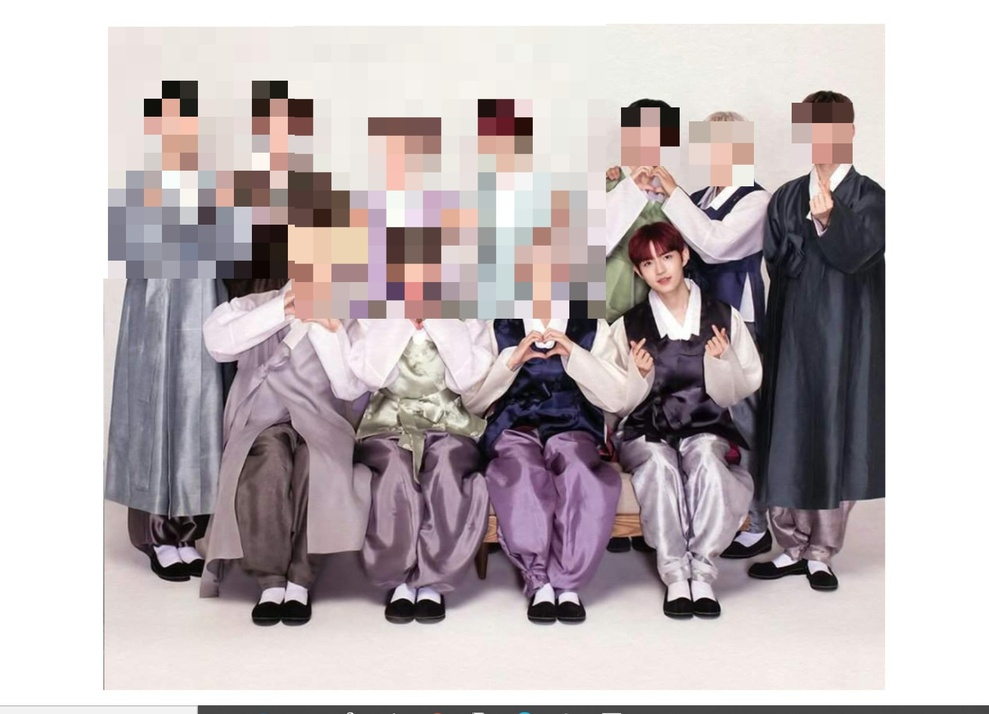
#> input picture 1.딥러닝과러닝머신/7/4.얼굴 인식/naa.JPG, 989 x 714 px, shrunk from 1704 x 1230 before the run, found by its file name
$ python facedectect.py
#> lines starting #> are read from the running program, lines starting #| are printed output that depends on the picture
#openCV는 이미지 처리, 구조 분석, 패턴 인식, 머신러닝을 활용한
#이미지와 동영상 처리 등의 다양한 기능을 지원
import cv2
import sys

#입력 파일 지정하기
image_file="naa.jpg"

#캐스케이드 파일의 경로 지정하기
cascade_file="/usr/share/opencv/haarcascades/haarcascade_frontalface_alt.xml"

#이미지 읽어들이기
image = cv2.imread(image_file)
#> image is the input picture: shape (714, 989, 3); mean B, G, R 183.1, 180.7, 189.6
#그레이스케일로 변환하기
image_gs = cv2.cvtColor(image,cv2.COLOR_BGR2GRAY)
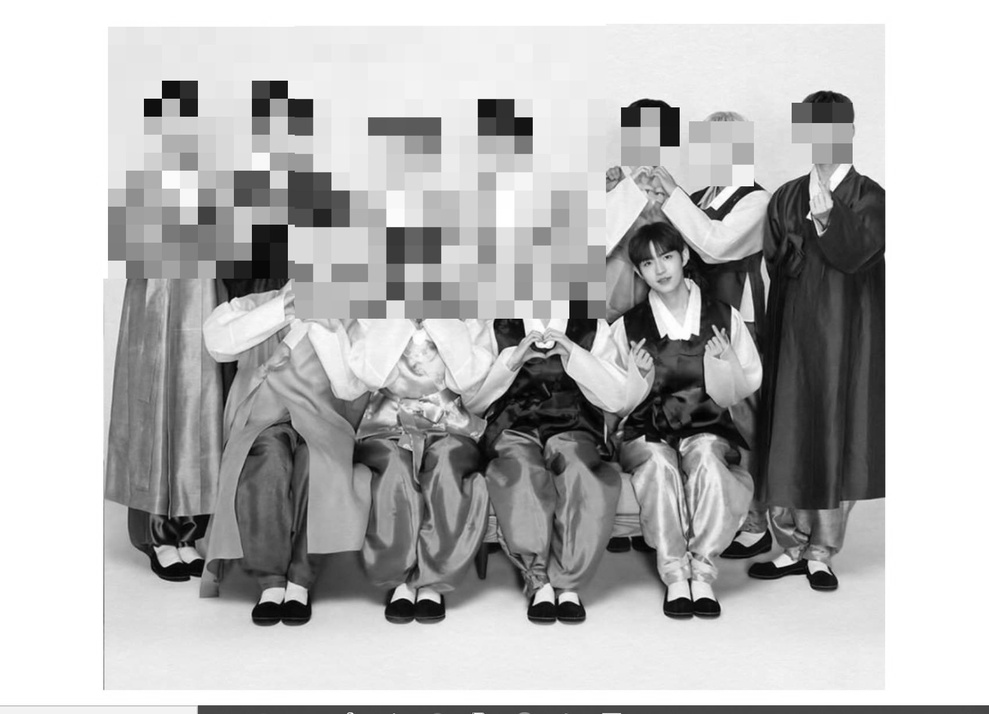
#> image_gs: shape (714, 989); min 0, max 255, mean 183.6

#얼굴 인식 특징 파일 읽어 들이기
cascade=cv2.CascadeClassifier(cascade_file)
#얼굴 인식 실행하기
face_list=cascade.detectMultiScale(image_gs,
    scaleFactor=1.1,
    minNeighbors=1,   #
    minSize=(150,150))#150x150 픽셀 이하의 크기는 무시하겠다는 의미
#> face_list = ()

if len(face_list) > 0:
    #인식한 부분 표시하기
    print(face_list) #사각형 틀을 그림
    color = (0, 0, 255) #색깔로 표시(빨간색)
    for face in face_list:
        x, y, w, h = face
        cv2.rectangle(image, (x,y), (x+w, y+h), color, thickness=8)
    #파일로 출력하기
    cv2.imwrite("facedetect-output.PNG", image)
else:
    print("no face")
